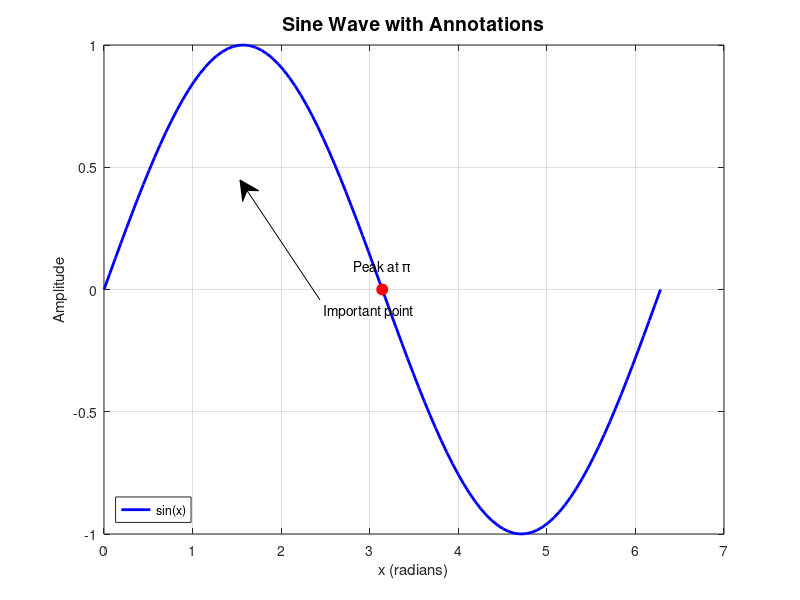

Source code (MATLAB):

x = linspace(0, 2*pi, 100);
y = sin(x);

figure;
plot(x, y, 'b-', 'LineWidth', 2);
hold on;

title('Sine Wave with Annotations', 'FontSize', 14, 'FontWeight', 'bold');
xlabel('x (radians)');
ylabel('Amplitude');

plot(pi, sin(pi), 'ro', 'MarkerSize', 8, 'MarkerFaceColor', 'r');
text(pi, sin(pi)+0.1, 'Peak at \pi', 'HorizontalAlignment', 'center');

annotation('textarrow', [0.4 0.3], [0.5 0.7], 'String', 'Important point');

legend('sin(x)', 'Location', 'southwest');

grid on;